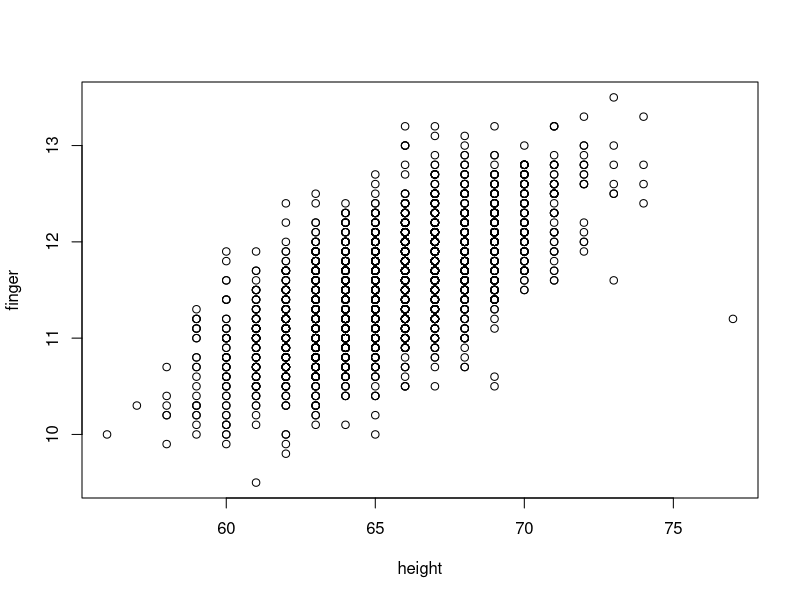
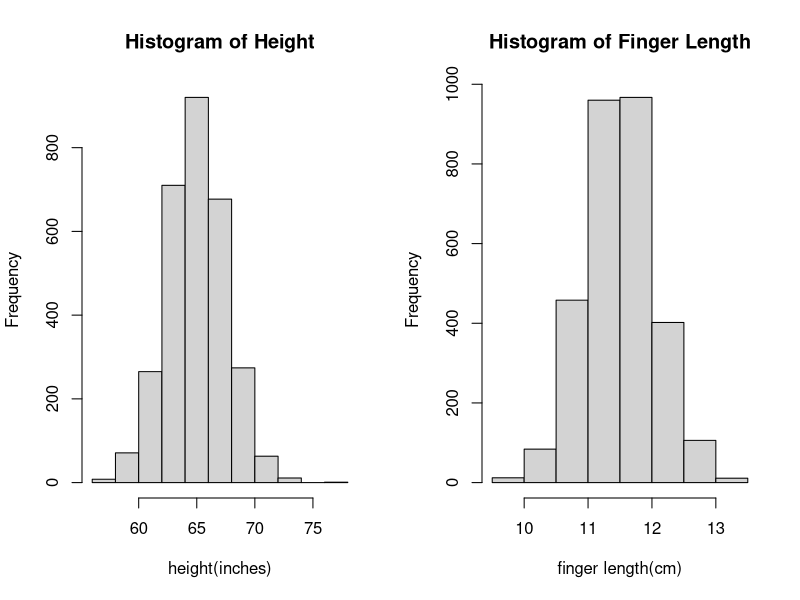
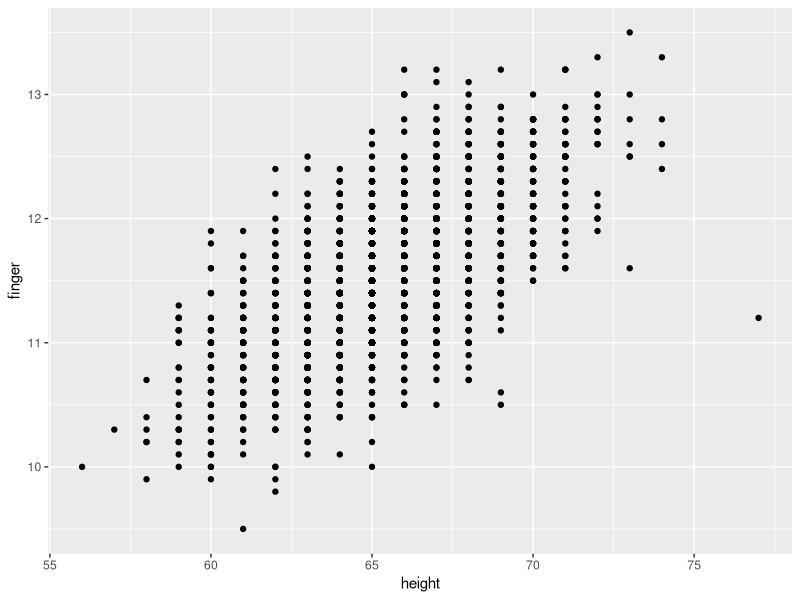
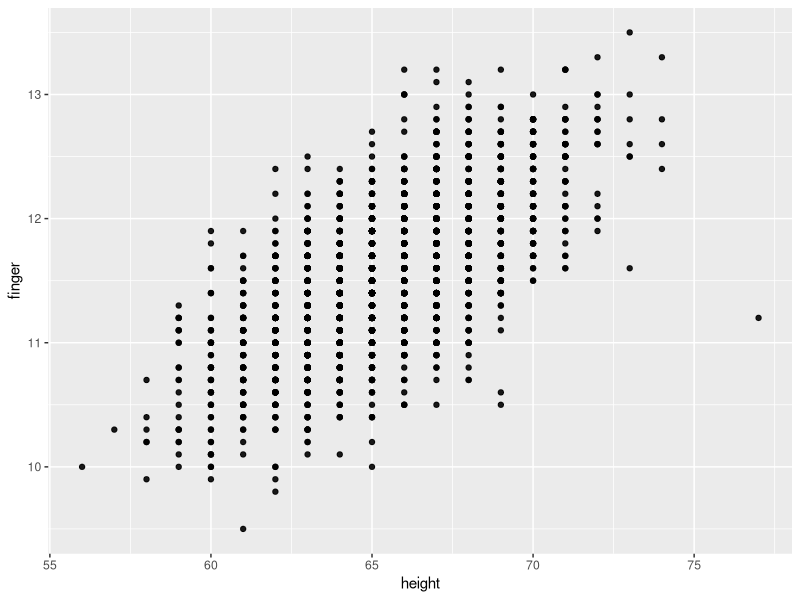
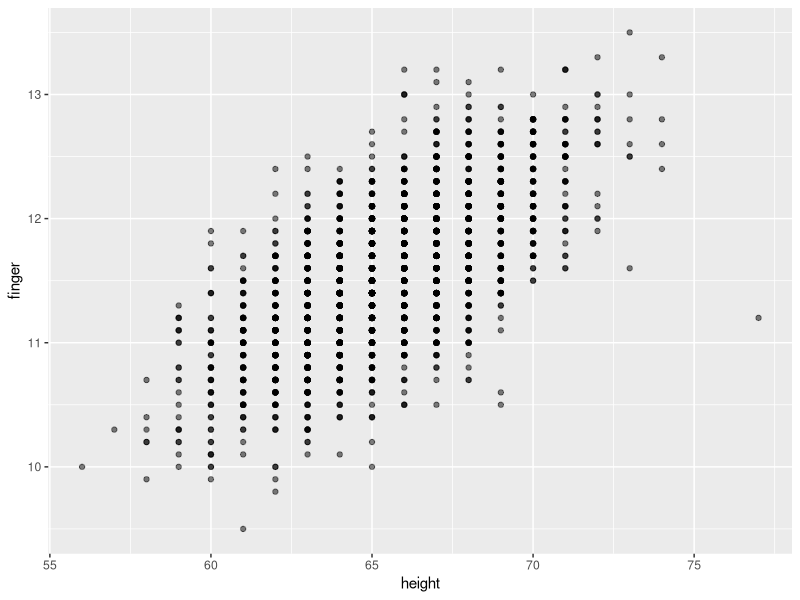
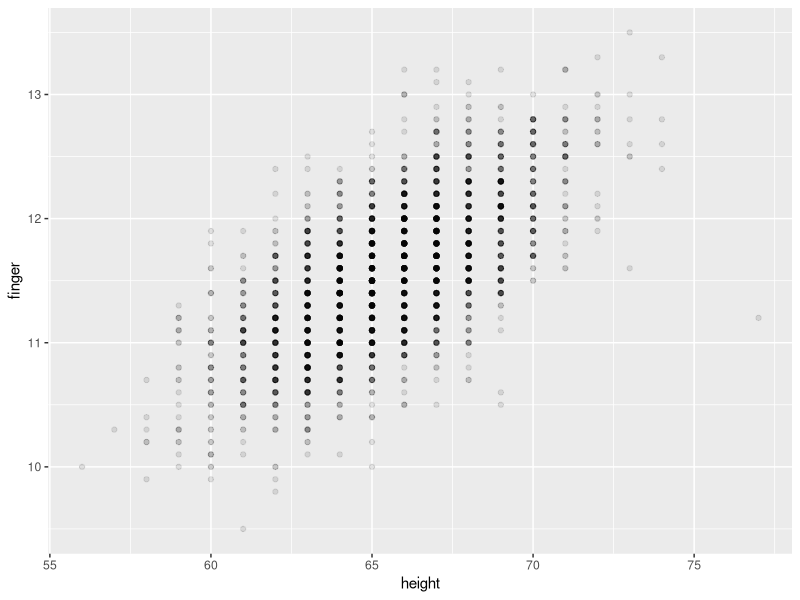
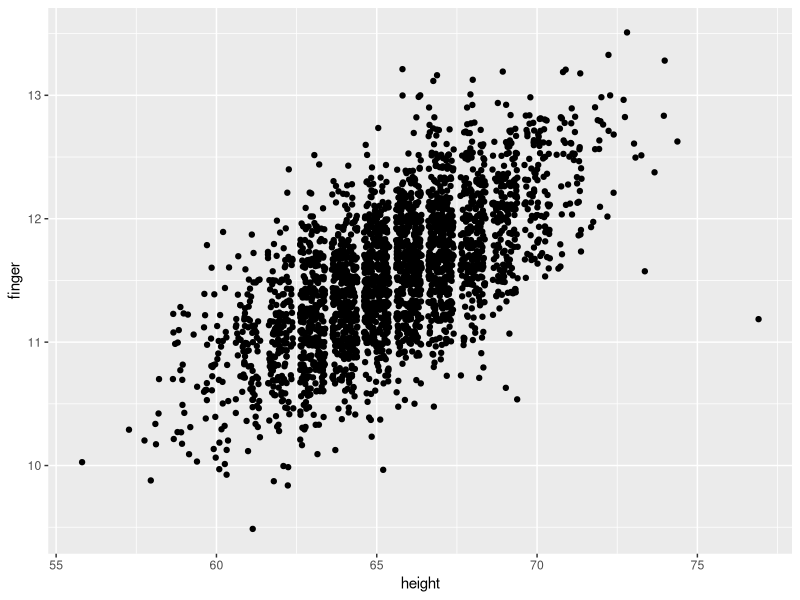
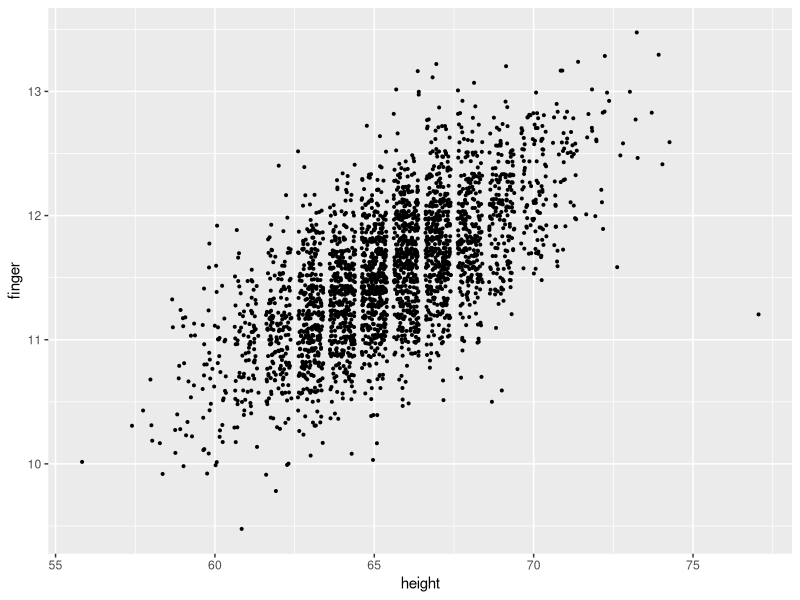

The R script that drew these images, in order:
## ---- chunk 1
# options(width=132)
crimtab
str(crimtab)
## ---- chunk 2
dimnames(crimtab)
crimtab.2 <- crimtab
colnames(crimtab.2) <- as.numeric(colnames(crimtab.2))/2.54
(dimnames(crimtab.2) <- list(finger = rownames(crimtab.2), height = colnames(crimtab.2)))
crimtab.2
str(crimtab.2)
## ---- chunk 3
crimtab.2.df <- as.data.frame(crimtab.2, stringsAsFactors = FALSE)
str(crimtab.2.df)
crimtab.2.df[1:2] <- sapply(crimtab.2.df[1:2], as.numeric)
str(crimtab.2.df)
crimtab.2.long <- mapply(function(x) rep(x, crimtab.2.df$Freq), crimtab.2.df[c("finger", "height")])
# crimtab.2.long <- mapply(function(x, y) rep(x, y = crimtab.2.df$Freq), crimtab.2.df[c("finger", "height")])
# crimtab.2.long <- mapply(function(x, y) rep(x, y), y = crimtab.2.df$Freq, crimtab.2.df[c("finger", "height")])
# crimtab.2.long <- mapply(function(x) rep(x, crimtab.2.df$Freq), crimtab.2.df[, c("finger", "height")])
# crimtab.2.long <- mapply(function(x) rep(x, crimtab.2.df$Freq), crimtab.2.df[1:2])
# crimtab.2.long <- mapply(function(x) rep(x, crimtab.2.df$Freq), crimtab.2.df[, 1:2])
# crimtab.2.long <- mapply(function(x) rep(x, crimtab.2.df$Freq), crimtab.2.df[, 2])
# crimtab.2.long <- mapply(function(x) rep(x, crimtab.2.df$Freq), crimtab.2.df$height)
str(crimtab.2.long)
crimtab.2.long.df <- data.frame(crimtab.2.long)
str(crimtab.2.long.df)
## ---- chunk 4
plot(finger ~ height, data = crimtab.2.long.df)
## ---- chunk 5
par(mfrow=c(1,2))
hist(crimtab.2.long.df$height, main="Histogram of Height", xlab="height(inches)")
hist(crimtab.2.long.df$finger, main="Histogram of Finger Length", xlab= "finger length(cm)")
# hist(crimtab.2.long.df["height"], main="Histogram of Height", xlab="height(inches)")
# hist(crimtab.2.long.df["finger"], main="Histogram of Finger Length", xlab= "finger length(cm)")
## ---- chunk 6
mean.sd <- function(x) {
  mean <- mean(x, na.rm = TRUE)
  sd <- sd(x)
  list(mean = mean, sd = sd)
}
(crimtab.stat <- mapply(mean.sd, crimtab.2.long.df))
str(crimtab.stat)
# apply(crimtab.2.long, 2, mean)
# apply(crimtab.2.long, 2, sd)
dump("mean.sd", file="mean_sd.R")
## ---- chunk 7
is.matrix(crimtab.stat)
is.table(crimtab.stat)
is.list(crimtab.stat)
is.data.frame(crimtab.stat)
crimtab.stat[, 1]
crimtab.stat[, "finger"]
crimtab.stat[, "finger"][1]
crimtab.stat[, "finger"][[1]]
crimtab.stat[1]
crimtab.stat["finger"]
crimtab.stat$finger
(crimtab.stat.df <- data.frame(crimtab.stat))
is.matrix(crimtab.stat.df)
is.table(crimtab.stat.df)
is.list(crimtab.stat.df)
is.data.frame(crimtab.stat.df)
crimtab.stat.df[, 1]
str(crimtab.stat.df[, 1])
crimtab.stat.df[, "finger"]
str(crimtab.stat.df[, "finger"])
crimtab.stat.df[, "finger"][1]
str(crimtab.stat.df[, "finger"][1])
crimtab.stat.df[, "finger"][[1]]
str(crimtab.stat.df[, "finger"][[1]])
crimtab.stat.df[1]
str(crimtab.stat.df[1])
crimtab.stat.df["finger"]
str(crimtab.stat.df["finger"])
crimtab.stat.df["finger"][1]
str(crimtab.stat.df["finger"][1])
crimtab.stat.df["finger"][[1]]
str(crimtab.stat.df["finger"][[1]])
crimtab.stat.df$finger
str(crimtab.stat.df$finger)
crimtab.stat.df$finger[1]
str(crimtab.stat.df$finger[1])
crimtab.stat.df$finger[[1]]
str(crimtab.stat.df$finger[[1]])
## ---- chunk 8
library(ggplot2)
ggplot(crimtab.2.long.df, aes(x = height, y = finger)) + geom_point()
ggplot(crimtab.2.long.df, aes(x = height, y = finger)) + geom_point(alpha = 0.9)
ggplot(crimtab.2.long.df, aes(x = height, y = finger)) + geom_point(alpha = 0.5)
ggplot(crimtab.2.long.df, aes(x = height, y = finger)) + geom_point(alpha = 0.1)
ggplot(crimtab.2.long.df, aes(x = height, y = finger)) + geom_point(position = "jitter")
ggplot(crimtab.2.long.df, aes(x = height, y = finger)) + geom_point(position = "jitter", size = 0.7)
ggplot(crimtab.2.long.df, aes(x = height, y = finger)) + geom_point(position = position_jitter(), size = 0.7)
ggplot(crimtab.2.long.df, aes(x = height, y = finger)) + geom_point(position = position_jitter(width = 1, height = 0), size = 0.7)
ggplot(crimtab.2.long.df, aes(x = height, y = finger)) + geom_point(position = position_jitter(width = 1, height = 0.1), size = 0.7)
ggplot(crimtab.2.long.df, aes(x = height, y = finger)) + geom_point(position = position_jitter(width = 1, height = 0.1), size = 0.7) +
  theme_bw()
## ---- chunk 9
ggplot(crimtab.2.long.df, aes(x = height)) + geom_histogram(alpha=0.5)
ggplot(crimtab.2.long.df, aes(x = finger)) + geom_histogram(alpha=0.5)
ggplot(crimtab.2.long.df, aes(x = height)) + geom_histogram(aes(y = ..density..), binwidth=1, alpha=0.5)
ggplot(crimtab.2.long.df, aes(x = finger)) + geom_histogram(aes(y = ..density..), binwidth=0.1, alpha=0.5)
(g.h.1 <- ggplot(crimtab.2.long.df, aes(x = height)) + geom_histogram(aes(y = ..density..), binwidth = 1, fill = "white", colour = "black"))
(g.f.1 <- ggplot(crimtab.2.long.df, aes(x = finger)) + geom_histogram(aes(y = ..density..), binwidth = 0.2, fill = "white", colour = "black"))
## ---- chunk 10
library(grid)
(mean.finger <- crimtab.stat[, 1][[1]])
(sd.finger <- crimtab.stat[, 1][[2]])
(mean.height <- crimtab.stat[, 2][[1]])
(sd.height <- crimtab.stat[, 2][[2]])
x.finger <- seq(9.5, 13.5, length.out = 3000)
y.finger <- dnorm(x.finger, mean = mean.finger, sd = sd.finger)
x.height <- seq(56, 77, length.out = 3000)
y.height <- dnorm(x.height, mean = mean.height, sd = sd.height)
(g.h.2 <- g.h.1 + annotate("segment", x = mean.height, xend = mean.height, y= -0.02, yend = 0, arrow = arrow(length=unit(0.3, "cm"))))
(g.h.3 <- g.h.2 + theme_bw())
(g.h.4 <- g.h.3 + geom_line(aes(x = x.height, y = y.height)))
(g.h.5 <- ggplot(crimtab.2.long.df, aes(x = height)) + stat_bin(aes(y = ..density..), binwidth = 1, breaks = 55.5:77.5, fill = "white", colour="black"))
(g.h.6 <- g.h.5 + annotate("segment", x = mean.height, xend = mean.height, y= -0.02, yend = 0, arrow = arrow(length = unit(0.3, "cm"))))
(g.h.7 <- g.h.6 + theme_bw())
(g.h.8 <- g.h.7 + geom_line(aes(x = x.height, y = y.height)))
(g.f.1 <- ggplot(crimtab.2.long.df, aes(x = finger)) + geom_histogram(aes(y = ..density..), binwidth = 0.2, fill = "white", colour = "black"))
(g.f.2 <- g.f.1 + annotate("segment", x = mean.finger, xend = mean.finger, y= -0.1, yend = 0, arrow = arrow(length = unit(0.3, "cm"))))
(g.f.3 <- g.f.2 + theme_bw())
(g.f.4 <- g.f.3 + geom_line(aes(x = x.finger, y = y.finger)))
(g.f.5 <- ggplot(crimtab.2.long.df, aes(x = finger)) + stat_bin(aes(y = ..density..), breaks = seq(9.45, 13.55, by=0.2), fill = "white", colour="black"))
(g.f.6 <- g.f.5 + annotate("segment", x=mean.finger, xend = mean.finger, y=-0.1, yend=0, arrow=arrow(length=unit(0.3, "cm"))))
(g.f.7 <- g.f.6 + theme_bw())
(g.f.8 <- g.f.7 + geom_line(aes(x=x.finger, y=y.finger)))
## ---- chunk 11
save.image(file="crimtab_1007.rda")
# cor(crimtab.2.long[,1], crimtab.2.long[,2])
